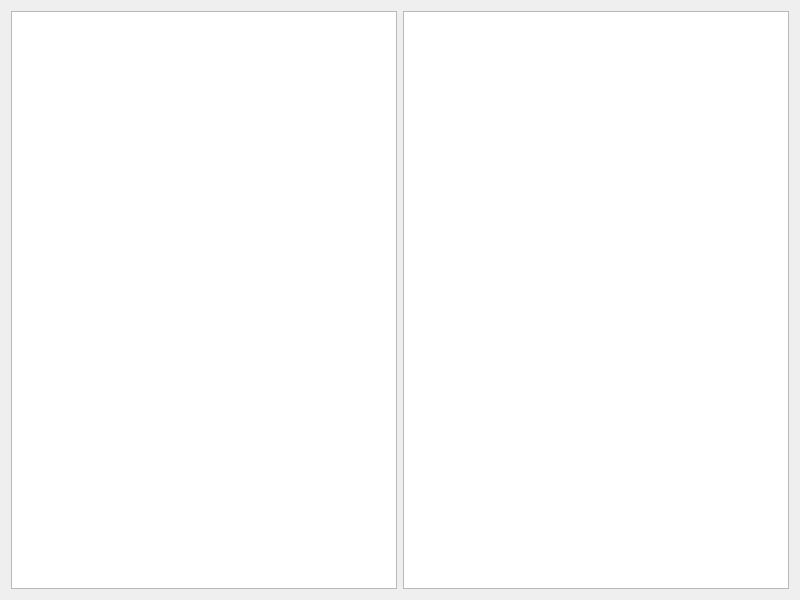
<?xml version="1.0" encoding="UTF-8"?>
<ui version="4.0">
 <class>Main</class>
 <widget class="QWidget" name="Main">
  <property name="geometry">
   <rect>
    <x>0</x>
    <y>0</y>
    <width>800</width>
    <height>600</height>
   </rect>
  </property>
  <property name="windowTitle">
   <string>Layout</string>
  </property>
  <layout class="QHBoxLayout" name="horizontalLayout_2">
   <item>
    <widget class="QTextEdit" name="Input"/>
   </item>
   <item>
    <widget class="QTextEdit" name="Output"/>
   </item>
  </layout>
 </widget>
 <resources/>
 <connections/>
</ui>
